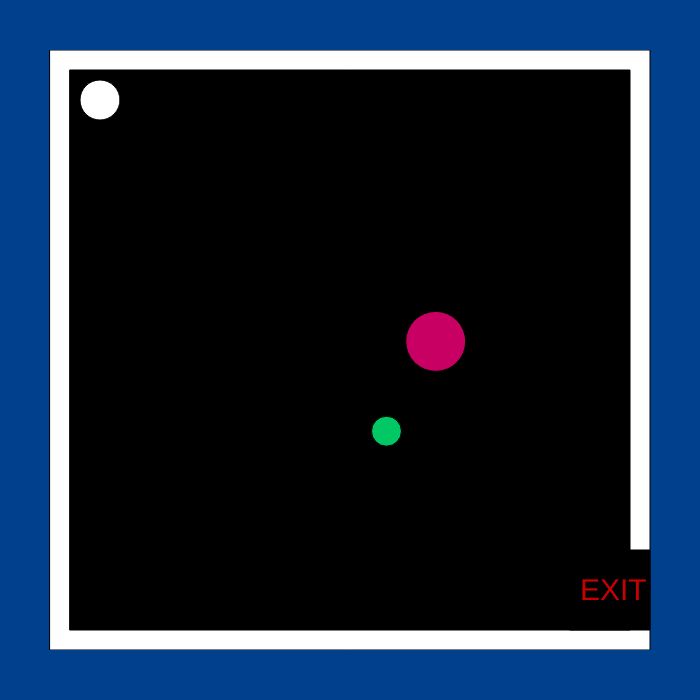
Frame 1 (no input)
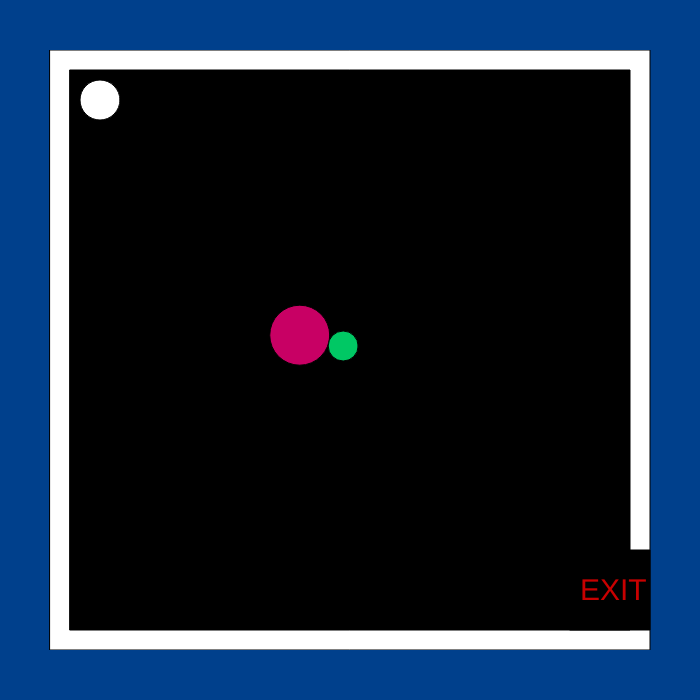
Frame 60 (no input)
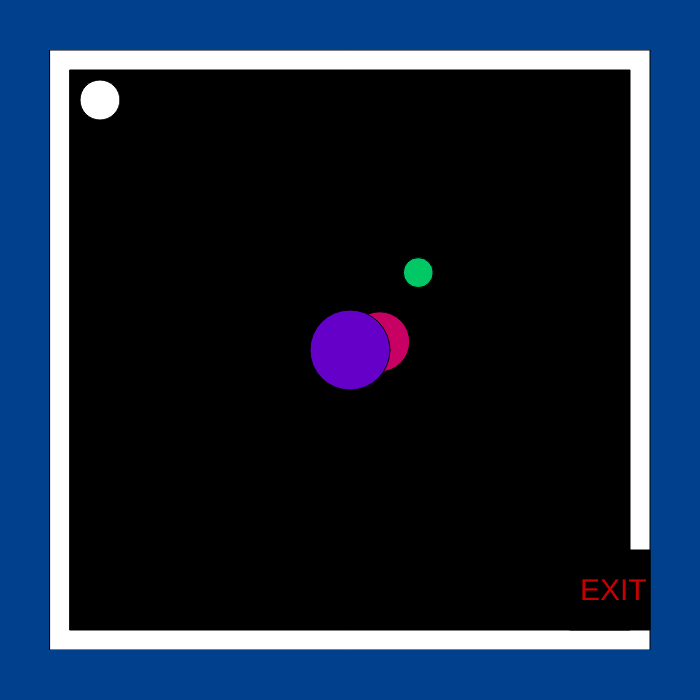
Frame 120 (the mouse pressed at the canvas centre since frame 60)

The p5.js sketch that drew these frames (run headless with seeded random() and noise() and a simulated clock; from frame 60 on, the mouse is pressed at the canvas centre):

// p5.js sketch
// ── sketch.js
var mspeed = 5;
var x = 100;
var y = 100;
var dia = 40;
var xx;
var yy;
var speed;
var xxx;
var yyy;
var speeds;
var mousex = 0;
var mousey = -50;

function setup() {
  createCanvas(700,700);
  xx = random(150,550);
  yy = random(300,500);
  speed = random (5,9);
  xxx = random(300,550);
  yyy = random(150,500);
  speeds = random (9,14);
}

function draw() {
  stroke(0)
  background(0,64,140);
  fill(300);
  rect(50,50,600);
  fill(0);
  rect(70,70,560);
  rect(570,550,80);
  fill(400);
  if (keyIsDown('s')) {
    y +=mspeed;
  } else if (keyIsDown('w')) {
    y -=mspeed;
  }
  if (keyIsDown('d')) {
    x+=mspeed;
  }
  else if (keyIsDown('a')) {
    x-=mspeed;
  }
  if (x >= 615 && y <= 570) {
    x-=5;
  }
  else if (x <= 85) {
    x+=5;
  }
  if (y <= 85) {
    y+=5;
  }
  else if (y >= 615 && x <= 660) {
    y-=5;
  }
  if (y == yy + 10 && x == xx + 10) {
    y = 100
  }
  fill(200,0,100)
  circle(xx,yy,60);
  if (xx >= 600 || xx <= 105) {
    speed *= -1;
    yy = random(250,600)
  }
  xx += speed;
  fill(0,200,100)
  circle(xxx,yyy,30);
  if (yyy >= 700) {
    yyy = 0;
    xxx = random(300,550)
  }
  yyy += speeds;
  fill(0,64,140);
  noStroke();
  rect(0,0,700,50);
  rect(0,650,700,50);
  fill(200,0,0);
  textSize(30);
  text('EXIT',580,600);
  fill(200,0,200)
  textSize(100)
  if (x >= 740)  {
    text('You Won!!!!',100,375)
    mspeed = 0
  }
  stroke(0)
  fill(100,0,200)
  circle(mousex, mousey, 80);
  fill(300)
  circle(x,y,dia);
}
    function mousePressed()
    {
        mousex = mouseX;
        mousey = mouseY; 
    }
